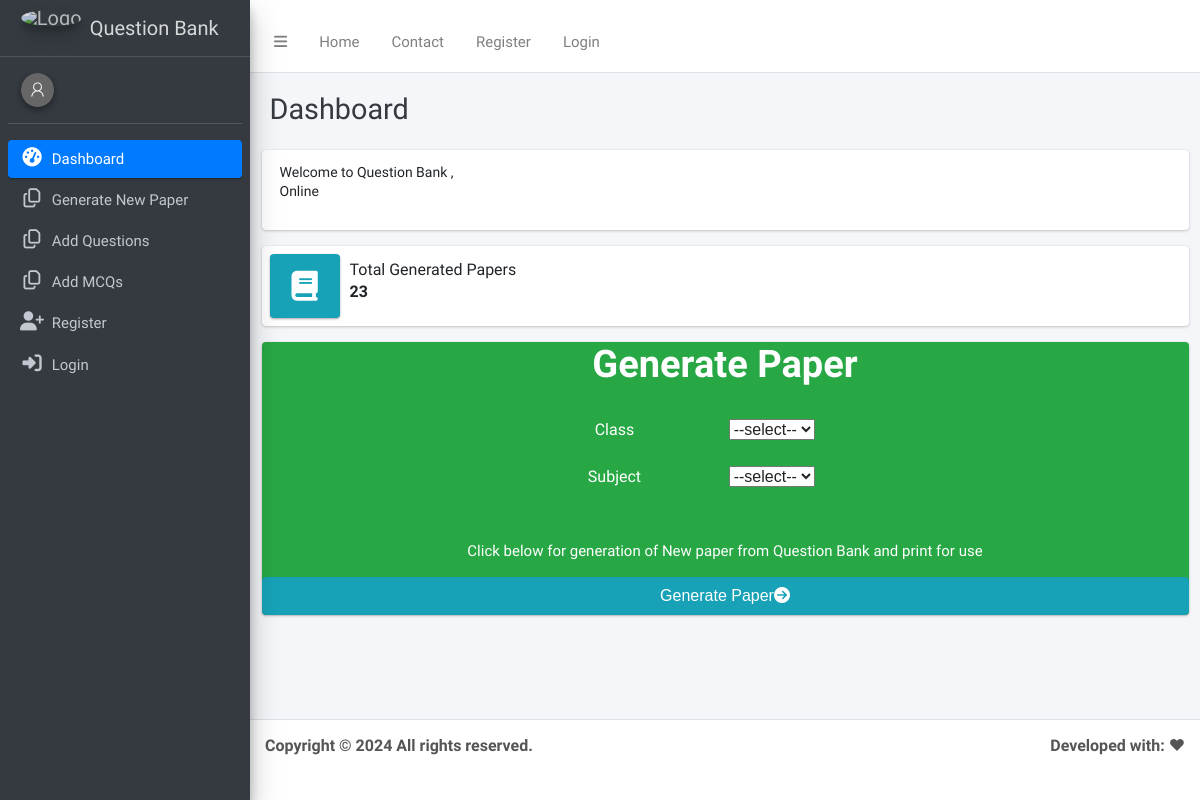
The app's page /, older data.
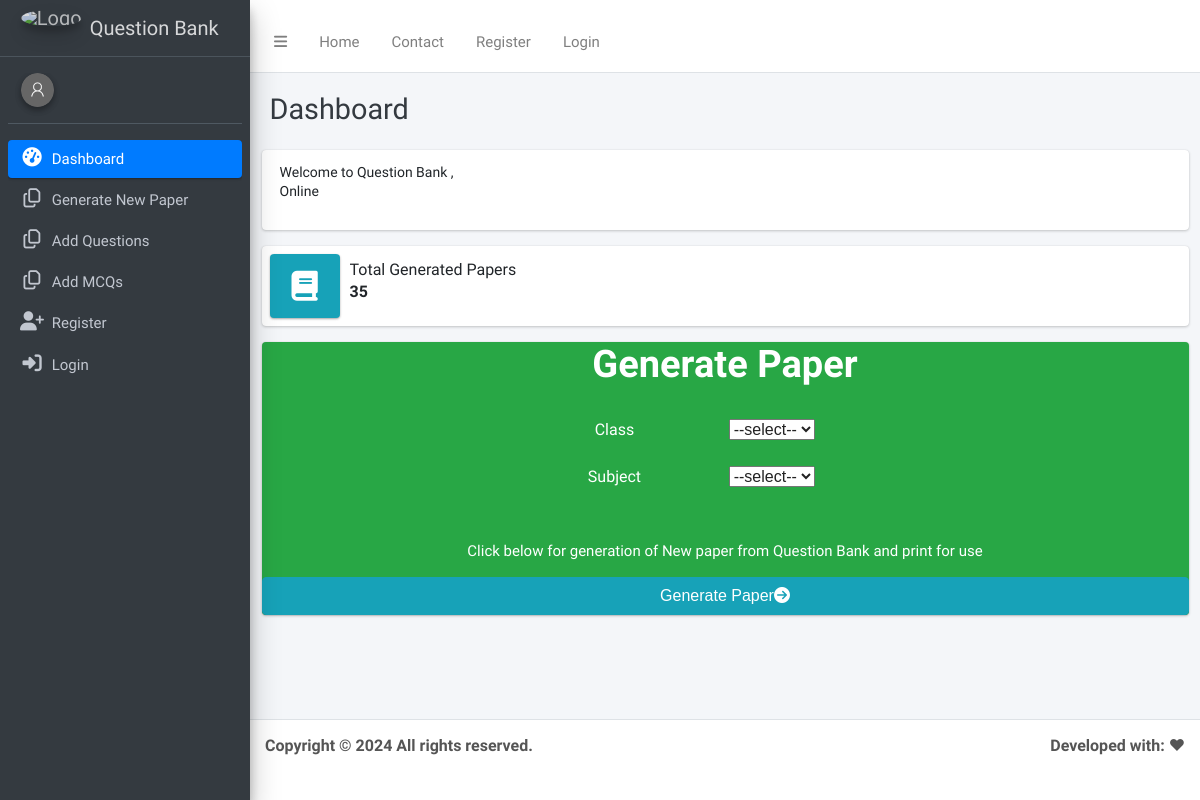
The same page, newer data.
### questionpaper/models.py (models this page shows)
class TotalPaper(models.Model):
    total=models.IntegerField(default=0)

### questionpaper/views.py (the view)
# urls.py: path('', views.dashboard, name="dashboard"),
def dashboard(request):
    total=TotalPaper.objects.all()
    return render(request, 'home.html', {'total':total})

### questionpaper/templates/home.html (shortened to what this page needs)
{% extends 'base.html' %}
{% block content %}
    <section class="content">
    <div class="content-header">
        <div class="container-fluid">
          <div class="row mb-2">
            <div class="col-sm-6">
              <h1 class="m-0 text-dark">{% if user.is_authenticated %} <b>{{user.userprofile.institute}} </b>{% endif %}  Dashboard</h1>
            </div>
          </div>
        </div>
      </div>
      <div class="container-fluid">
        <div class="row">
          <div class="col-12">
          <div class="info-box">
              <div class="info-box-content" style="font-size: 14px; font-weight: normal;">
              Welcome to Question Bank  ,<br />Online              </div>
            </div>
          </div>
        </div>
        <div class="row">
            <div class="col-12 col-lg-12 col-sm-12 col-md-12">
              <div class="info-box">
                <span class="info-box-icon bg-info elevation-1"><i class="fa fa-book"></i></span>
                <div class="info-box-content">
                  <span class="info-box-text">Total Generated Papers</span>
                  {% for i in total %}
                  <span class="info-box-number">{{i.total}}</span> {% endfor %}
                </div>
              </div>
            </div>
          </div>
        <div class="row">
            <div class="col-12 col-lg-12 col-sm-12 col-md-12">
              <div class="small-box bg-success" style="text-align:center;">
                <h3 style="text-align:center;">Generate Paper</h3>
                <div class="inner" style="margin-left:30%;">
                  <form  action="{% url 'questionpaper:paper' %}" method="post" target="_blank">
                    <table class="table table-borderless bg-success" style="width:50%">
                        <tr><td>Class</td><td><select type="text" name="grade" required>
                            <option value="">--select--</option>
                        </select></td></tr>
                        <tr><td>Subject</td><td><select type="text" name="subject" required>
                            <option value="">--select--</option>
                        </select></td></tr>
                    </table>
                </div>
                <p>Click below for generation of New paper from Question Bank and print for use</p>
                <button aria-setsize="500px" class="btn btn-info" type="submit" class="small-box-footer" style="text-align:center; width:100%">Generate Paper<i class="fa fa-arrow-circle-right"></i></button>
              </div>
            </div>
        </div>
      </div>
  </div>
        {% endblock %}

### questionpaper/templates/base.html (shortened to what this page needs)
{% load static %}
{% load crispy_forms_tags %}
<!DOCTYPE html>
<html>
<head>
  <link rel="stylesheet" href="{% static 'css/font-awesome.min.css' %}">
  <link rel="stylesheet" href="{% static 'css/ionicons.min.css' %}">
  <link rel="stylesheet" href="{% static 'css/adminlte.css' %}">
  <link rel="stylesheet" href="{% static 'css/blue.css' %}">
  <link rel="stylesheet" href="{% static 'css/morris.css' %}">
  <link rel="stylesheet" href="{% static 'css/jquery-jvectormap-1.2.2.css' %}">
  <link rel="stylesheet" href="{% static 'css/datepicker3.css' %}">
  <link rel="stylesheet" href="{% static 'css/daterangepicker-bs3.css' %}">
  <link rel="stylesheet" href="{% static 'css/bootstrap3-wysihtml5.min.css' %}">
		<link rel="stylesheet" href="{% static 'css/normalize.css' %}">
        <link rel="stylesheet" href="{% static 'css/main.css' %}">
        <link rel="stylesheet" href="{% static 'css/jquery.steps.css' %}">
</head>
<body class="hold-transition sidebar-mini">
<div class="wrapper">
  <nav class="main-header navbar navbar-expand bg-white navbar-light border-bottom">
    <ul class="navbar-nav">
      <li class="nav-item">
        <a class="nav-link" data-widget="pushmenu" href="#"><i class="fa fa-bars"></i></a>
      </li>
      <li class="nav-item d-none d-sm-inline-block">
        <a href="{% url 'questionpaper:dashboard' %}" class="nav-link">Home</a>
      </li>
      <li class="nav-item d-none d-sm-inline-block">
        <a href="javascript:alert('Please contact developers for Help');" class="nav-link">Contact</a>
      </li>
      {% if user.is_authenticated %}
      <li class="nav-item d-none d-sm-inline-block">
        <a href="{% url 'accounts:logout' %}" class="nav-link">Logout</a>
      </li>
      {% else %}
      <li class="nav-item d-none d-sm-inline-block">
        <a href="{% url 'accounts:register' %}" class="nav-link">Register</a>
      </li>
      <li class="nav-item d-none d-sm-inline-block">
        <a href="{% url 'accounts:login' %}" class="nav-link">Login</a>
      </li>
      {% endif %}
    </ul>
  </nav>
<aside class="main-sidebar sidebar-dark-primary elevation-4">
  <a href="{% url 'questionpaper:dashboard' %}" class="brand-link">
    <img src="https://upload.wikimedia.org/wikipedia/commons/thumb/5/54/Q_magazine_logo.svg/1200px-Q_magazine_logo.svg.png" alt="Logo" class="brand-image img-circle elevation-3"
         style="opacity: .8">
    <span class="brand-text font-weight-light">Question Bank</span>
  </a>
  <div class="sidebar">
    <div class="user-panel mt-3 pb-3 mb-3 d-flex">
      <div class="image">
        {% if user.is_authenticated %}
        {% if user.userprofile.img.url %}
        <img src="{{ user.userprofile.img.url }}" class="img-circle elevation-2" alt="User Image">
        {% else %}
        <img src="{% static 'images/default_pic.png' %}" class="img-circle elevation-2" alt="Default Image">
        {% endif %}
        {% else %}
        <img src="{% static 'images/default_pic.png' %}" class="img-circle elevation-2" alt="Default Image">
        {% endif %}
      </div>
      <div class="info">
      </div>
    </div>
    <nav class="mt-2">
      <ul class="nav nav-pills nav-sidebar flex-column" data-widget="treeview" role="menu" data-accordion="false">
		<li id="dashboard" class="nav-item has-treeview">
          <a href="{% url 'questionpaper:dashboard' %}" class="nav-link">
            <i class="nav-icon fa fa-dashboard"></i>
            <p>
              Dashboard
            </p>
          </a>
        </li>
        <li id="add" class="nav-item has-treeview">
          <a href="{% url 'questionpaper:dashboard' %}" class="nav-link">
            <i class="nav-icon fa fa-files-o"></i>
            <p>
              Generate New Paper
            </p>
          </a>
        </li>
                <li id="generated_papers" class="nav-item has-treeview">
          <a href="{% url 'questionpaper:addquestion' %}" class="nav-link">
            <i class="nav-icon fa fa-files-o"></i>
            <p>
              Add Questions
            </p>
          </a>
        </li>
        <li id="ethicspapers" class="nav-item has-treeview">
          <a href="{% url 'questionpaper:addmcq' %}" class="nav-link">
            <i class="nav-icon fa fa-files-o"></i>
            <p>
              Add MCQs
            </p>
          </a>
        </li>
        {% if user.is_authenticated %}
        <li id="logout" class="nav-item has-treeview">
          <a href="{% url 'accounts:logout' %}" class="nav-link">
            <i class="nav-icon fa fa-sign-out"></i>
            <p>
              Logout
            </p>
          </a>
        </li>
        {% else %}
        <li id="logout" class="nav-item has-treeview">
          <a href="{% url 'accounts:register' %}" class="nav-link">
            <i class="nav-icon fa fa-user-plus"></i>
            <p>
              Register
            </p>
          </a>
        </li>
        <li id="logout" class="nav-item has-treeview">
          <a href="{% url 'accounts:login' %}" class="nav-link">
            <i class="nav-icon fa fa-sign-in"></i>
            <p>
              Login
            </p>
          </a>
        </li>
        {% endif %}
      </ul>
    </nav>
  </div>
</aside>
  <div class="content-wrapper">
  {% block content %}
  {% endblock %}
</div>
  <footer class="main-footer">
    <strong>Copyright © 2024 All rights reserved.</strong>
    <div class="float-right d-none d-sm-inline-block">
      <b>Developed with:</b> &#10084;
    </div>
  </footer>
</body>
</html>

### static/css/main.css (style rules this page uses)
html, button, input, select, textarea { color: #222; }
body { font-size: 1em; line-height: 1.4; }
img { vertical-align: middle; }

Row changes from the older to the newer data that the page shows:
changed TotalPaper: total "23" → "35"
